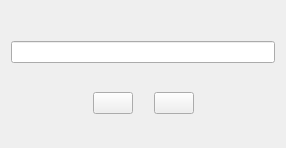
<?xml version="1.0" encoding="UTF-8"?>
<ui version="4.0">
 <class>JoinRoom</class>
 <widget class="QDialog" name="JoinRoom">
  <property name="geometry">
   <rect>
    <x>0</x>
    <y>0</y>
    <width>286</width>
    <height>148</height>
   </rect>
  </property>
  <property name="windowTitle">
   <string>Dialog</string>
  </property>
  <layout class="QVBoxLayout" name="verticalLayout">
   <item>
    <spacer name="verticalSpacer">
     <property name="orientation">
      <enum>Qt::Vertical</enum>
     </property>
     <property name="sizeType">
      <enum>QSizePolicy::Fixed</enum>
     </property>
     <property name="sizeHint" stdset="0">
      <size>
       <width>20</width>
       <height>10</height>
      </size>
     </property>
    </spacer>
   </item>
   <item>
    <widget class="QLabel" name="describe">
     <property name="text">
      <string/>
     </property>
    </widget>
   </item>
   <item>
    <widget class="QLineEdit" name="roomName"/>
   </item>
   <item>
    <widget class="QStackedWidget" name="stackedWidget">
     <property name="currentIndex">
      <number>1</number>
     </property>
     <widget class="QWidget" name="page">
      <layout class="QHBoxLayout" name="horizontalLayout">
       <item>
        <spacer name="horizontalSpacer">
         <property name="orientation">
          <enum>Qt::Horizontal</enum>
         </property>
         <property name="sizeHint" stdset="0">
          <size>
           <width>76</width>
           <height>20</height>
          </size>
         </property>
        </spacer>
       </item>
       <item>
        <widget class="QPushButton" name="createRoom">
         <property name="text">
          <string/>
         </property>
        </widget>
       </item>
       <item>
        <spacer name="horizontalSpacer_2">
         <property name="orientation">
          <enum>Qt::Horizontal</enum>
         </property>
         <property name="sizeHint" stdset="0">
          <size>
           <width>76</width>
           <height>20</height>
          </size>
         </property>
        </spacer>
       </item>
      </layout>
     </widget>
     <widget class="QWidget" name="page_2">
      <layout class="QHBoxLayout" name="horizontalLayout_2">
       <item>
        <spacer name="horizontalSpacer_3">
         <property name="orientation">
          <enum>Qt::Horizontal</enum>
         </property>
         <property name="sizeHint" stdset="0">
          <size>
           <width>21</width>
           <height>20</height>
          </size>
         </property>
        </spacer>
       </item>
       <item>
        <widget class="QPushButton" name="searchRoom">
         <property name="text">
          <string/>
         </property>
        </widget>
       </item>
       <item>
        <spacer name="horizontalSpacer_5">
         <property name="orientation">
          <enum>Qt::Horizontal</enum>
         </property>
         <property name="sizeType">
          <enum>QSizePolicy::Fixed</enum>
         </property>
         <property name="sizeHint" stdset="0">
          <size>
           <width>15</width>
           <height>20</height>
          </size>
         </property>
        </spacer>
       </item>
       <item>
        <widget class="MyButton" name="joinRoom">
         <property name="text">
          <string/>
         </property>
        </widget>
       </item>
       <item>
        <spacer name="horizontalSpacer_4">
         <property name="orientation">
          <enum>Qt::Horizontal</enum>
         </property>
         <property name="sizeHint" stdset="0">
          <size>
           <width>21</width>
           <height>20</height>
          </size>
         </property>
        </spacer>
       </item>
      </layout>
     </widget>
    </widget>
   </item>
  </layout>
 </widget>
 <customwidgets>
  <customwidget>
   <class>MyButton</class>
   <extends>QPushButton</extends>
   <header>mybutton.h</header>
  </customwidget>
 </customwidgets>
 <resources/>
 <connections/>
</ui>
